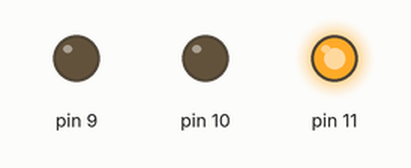
Recording of a sketch running on a simulated Arduino Uno, built with avr-gcc and run on an emulated ATmega328P. Shown: output pins drawn as LEDs (lit = HIGH).

Above: at 3.0 s.
At 7.0 s:
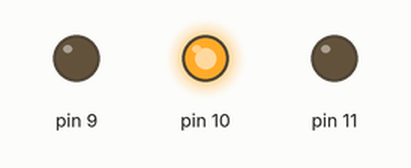
At 11.0 s:
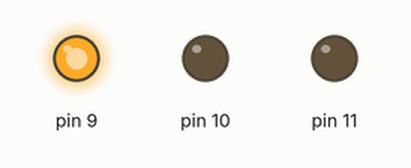
Timing chart, 0 to 18.2 s (numbered marks = the images above):
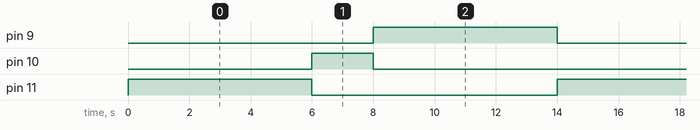

The sketch:

Semaforo.ino
```cpp
void setup() {
  pinMode(11, OUTPUT);
  pinMode(10, OUTPUT);
  pinMode(9, OUTPUT);

}
void loop() {
  digitalWrite(11, HIGH);
  delay(6000);
  digitalWrite(11, LOW);

  digitalWrite(10, HIGH);
  delay(2000);
  digitalWrite(10, LOW);

  digitalWrite(9, HIGH);
  delay(6000);
  digitalWrite(9, LOW);

}
```

Measured:
- by itself, pin 9, pin 11: alternates HIGH for 6.0 s and LOW for 8.0 s
- by itself, pin 10: alternates HIGH for 2.0 s and LOW for 12.0 s
- by itself, everything shown: repeats every 14.0 s, in 4 steps
